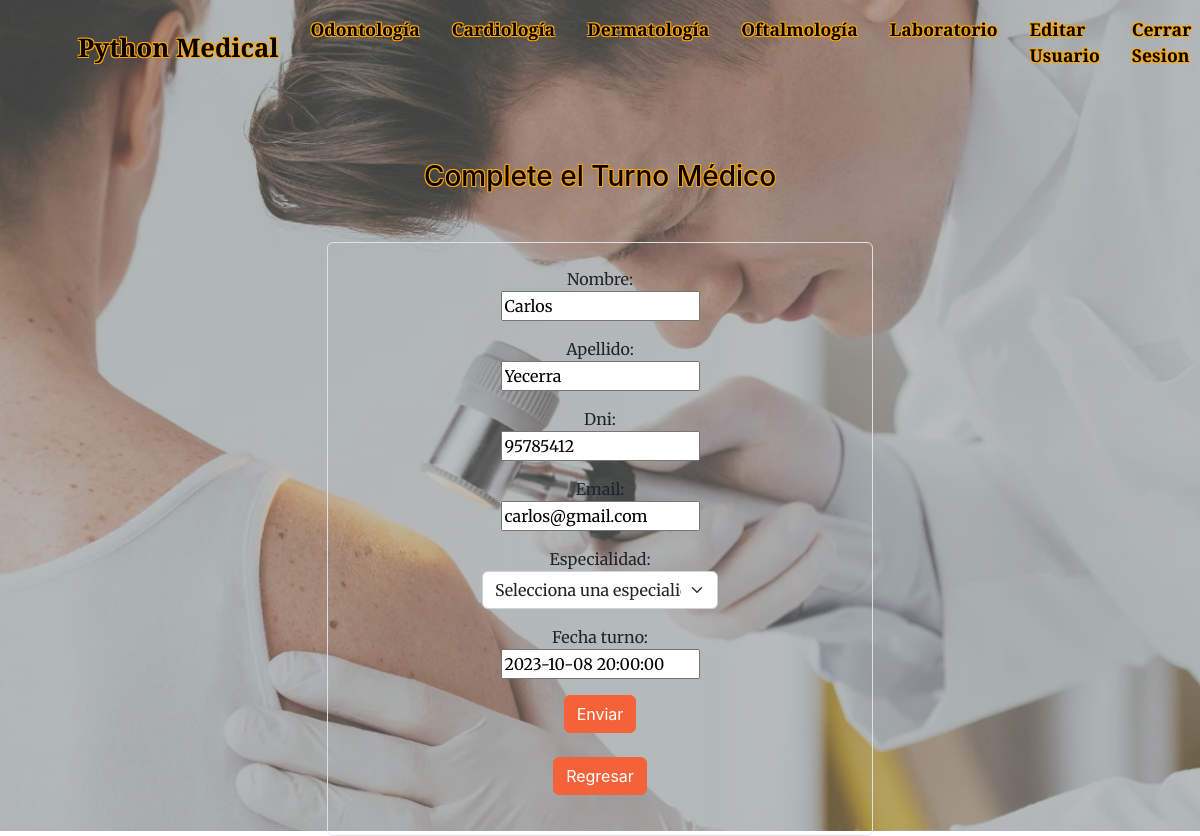
The app's page /AppPython/dermatologia/editar/2 (signed in) with its own data.
### AppPython/models.py (models this page shows)
class Dermatologia(models.Model):
    nombre = models.CharField(max_length=20)
    apellido = models.CharField(max_length=20)
    dni = models.IntegerField()
    email = models.EmailField()
    especialidad = models.CharField(max_length=20, default="")
    fecha_turno = models.DateTimeField(default=timezone.now)

### AppPython/views.py (the view)
# urls.py: path("dermatologia/editar/<int:pk>", ActualizarTurno_2.as_view(), name = "TurnoEditar_2"),
class ActualizarTurno_2(LoginRequiredMixin, UpdateView):
    model = Dermatologia
    success_url = "/AppPython/dermatologia/list"
    fields = ['nombre', 'apellido', 'dni', 'email', 'especialidad', 'fecha_turno']

### AppPython/templates/AppPython/dermatologia_form.html (shortened to what this page needs)
{% extends "AppPython/padre.html" %}
{% block header_2 %}
<header class="masthead3">
    <section style="text-align: center; color: black; text-shadow: -1px -1px 0 #FFA500, 1px -1px 0 #FFA500, -1px 1px 0 #FFA500, 1px 1px 0 #FFA500;">
        <h3>Complete el Turno Médico</h3>
    </section>
    <div class="container mt-5">
        <div class="row justify-content-center">
            <div class="col-md-6 text-center">
                <form action="" method="POST" class="p-4 border rounded">
                    <div class="row mb-3">
                        <div class="col-12">
                            {{ form.nombre.label_tag }}
                            <br>
                            {{ form.nombre }}
                        </div>
                    </div>
                    <div class="row mb-3">
                        <div class="col-12">
                            {{ form.apellido.label_tag }}
                            <br>
                            {{ form.apellido }}
                        </div>
                    </div>
                    <div class="row mb-3">
                        <div class="col-12">
                            {{ form.dni.label_tag }}
                            <br>
                            {{ form.dni }}
                        </div>
                    </div>
                    <div class="row mb-3">
                        <div class="col-12">
                            {{ form.email.label_tag }}
                            <br>
                            {{ form.email }}
                        </div>
                    </div>
                    <div class="row mb-3">
                        <div class="col-6 mx-auto">
                            <label for="{{ form.especialidad.id_for_label }}">Especialidad:</label>
                            <select class="form-select" id="{{ form.especialidad.auto_id }}" name="{{ form.especialidad.html_name }}">
                                <option value="" selected disabled>Selecciona una especialidad</option>
                            </select>
                        </div>
                    </div>
                    <div class="row mb-3">
                        <div class="col-12">
                            {{ form.fecha_turno.label_tag }}
                            <br>
                            {{ form.fecha_turno }}
                        </div>
                    </div>
                    <div class="row mb-3 justify-content-center">
                        <div class="col-auto">
                            <button type="submit" class="btn btn-primary">Enviar</button>
                        </div>
                        <div class="text-center mt-4">
                            <a href="{% url 'MisTurnos_2' %}" class="btn btn-primary">Regresar</a>
                        </div>
                    </div>
                </form>
            </div>
        </div>
    </div>
</header>
{% endblock %}

### records on screen
Dermatologia: nombre "Carlos", apellido "Yecerra", dni "95785412", email "carlos@gmail.com", fecha_turno "2023-10-08 20:00:00"
